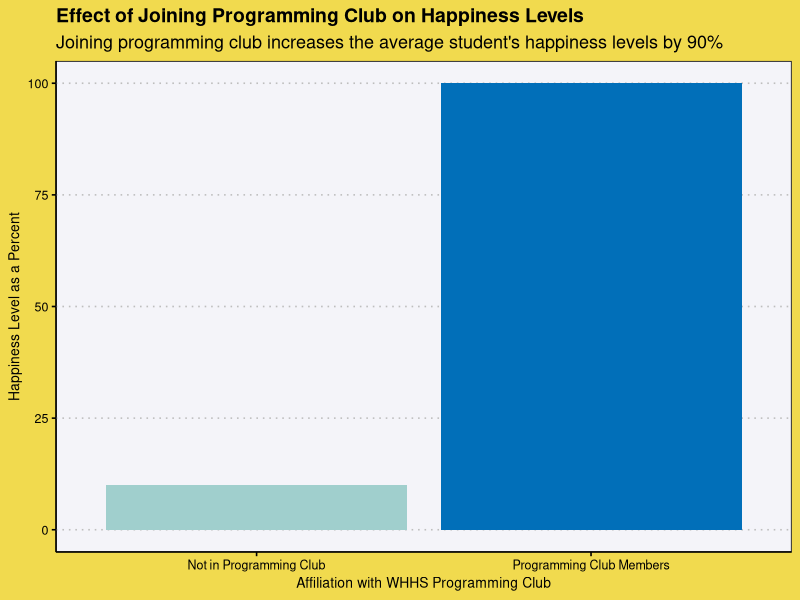

Reproduce this figure in R.
## ---- chunk 1
knitr::opts_chunk$set(echo = FALSE)
library(tidyverse)
library(ggthemes)
library(viridis)
## ---- chunk 2
data <- c("Not in Programming Club", "Programming Club Members", 10, 100)
mat <- matrix(data, nrow = 2)
colnames(mat) <- c("Club_Affiliation", "Happiness_Levels")
mat2 <- as.data.frame(mat)

mat2 |>
  mutate(Happiness_Levels = parse_integer(Happiness_Levels)) |>
ggplot(mapping = aes(x = Club_Affiliation, y = Happiness_Levels, fill = Happiness_Levels)) +
  geom_col() +
  scale_fill_gradient(low = "#A0CFCD", high = "#016FB9") +
  theme_clean() +
  labs(title = "Effect of Joining Programming Club on Happiness Levels",
       subtitle = "Joining programming club increases the average student's happiness levels by 90%",
       x = "Affiliation with WHHS Programming Club",
       y = "Happiness Level as a Percent") +
  theme(legend.position = "none", 
        plot.background = element_rect(fill = "#F1DA4E", color = "#F1DA4E"), 
        panel.background = element_rect(fill = "#F4F4F9"))

